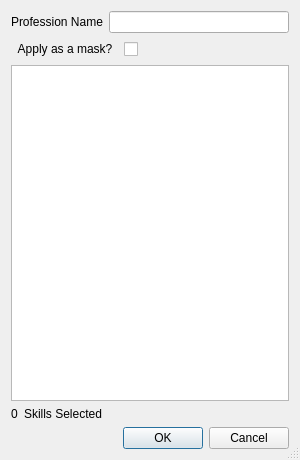
<?xml version="1.0" encoding="UTF-8"?>
<ui version="4.0">
 <class>CustomProfessionEditor</class>
 <widget class="QDialog" name="CustomProfessionEditor">
  <property name="geometry">
   <rect>
    <x>0</x>
    <y>0</y>
    <width>300</width>
    <height>460</height>
   </rect>
  </property>
  <property name="windowTitle">
   <string>Dialog</string>
  </property>
  <property name="windowIcon">
   <iconset resource="../images.qrc">
    <normaloff>:/img/hammer.png</normaloff>:/img/hammer.png</iconset>
  </property>
  <property name="sizeGripEnabled">
   <bool>true</bool>
  </property>
  <layout class="QVBoxLayout" name="verticalLayout">
   <item>
    <layout class="QHBoxLayout" name="horizontalLayout" stretch="1,2">
     <item>
      <widget class="QLabel" name="label">
       <property name="text">
        <string>Profession Name</string>
       </property>
       <property name="buddy">
        <cstring>name_edit</cstring>
       </property>
      </widget>
     </item>
     <item>
      <widget class="QLineEdit" name="name_edit"/>
     </item>
    </layout>
   </item>
   <item>
    <layout class="QHBoxLayout" name="horizontalLayout_4">
     <item>
      <widget class="QCheckBox" name="chk_mask">
       <property name="layoutDirection">
        <enum>Qt::RightToLeft</enum>
       </property>
       <property name="text">
        <string>Apply as a mask?  </string>
       </property>
      </widget>
     </item>
     <item>
      <spacer name="horizontalSpacer_2">
       <property name="orientation">
        <enum>Qt::Horizontal</enum>
       </property>
       <property name="sizeHint" stdset="0">
        <size>
         <width>40</width>
         <height>20</height>
        </size>
       </property>
      </spacer>
     </item>
    </layout>
   </item>
   <item>
    <widget class="QListWidget" name="labor_list">
     <property name="editTriggers">
      <set>QAbstractItemView::NoEditTriggers</set>
     </property>
     <property name="selectionMode">
      <enum>QAbstractItemView::NoSelection</enum>
     </property>
     <property name="uniformItemSizes">
      <bool>true</bool>
     </property>
     <property name="sortingEnabled">
      <bool>false</bool>
     </property>
    </widget>
   </item>
   <item>
    <layout class="QHBoxLayout" name="horizontalLayout_2" stretch="1,100">
     <item>
      <widget class="QLabel" name="lbl_skill_count">
       <property name="text">
        <string>0</string>
       </property>
      </widget>
     </item>
     <item>
      <widget class="QLabel" name="label_2">
       <property name="text">
        <string>Skills Selected</string>
       </property>
      </widget>
     </item>
    </layout>
   </item>
   <item>
    <layout class="QHBoxLayout" name="horizontalLayout_3">
     <item>
      <spacer name="horizontalSpacer">
       <property name="orientation">
        <enum>Qt::Horizontal</enum>
       </property>
       <property name="sizeHint" stdset="0">
        <size>
         <width>40</width>
         <height>20</height>
        </size>
       </property>
      </spacer>
     </item>
     <item>
      <widget class="QDialogButtonBox" name="buttonBox">
       <property name="orientation">
        <enum>Qt::Horizontal</enum>
       </property>
       <property name="standardButtons">
        <set>QDialogButtonBox::Cancel|QDialogButtonBox::Ok</set>
       </property>
      </widget>
     </item>
    </layout>
   </item>
  </layout>
 </widget>
 <tabstops>
  <tabstop>name_edit</tabstop>
  <tabstop>labor_list</tabstop>
  <tabstop>buttonBox</tabstop>
 </tabstops>
 <resources>
  <include location="../images.qrc"/>
 </resources>
 <connections>
  <connection>
   <sender>buttonBox</sender>
   <signal>rejected()</signal>
   <receiver>CustomProfessionEditor</receiver>
   <slot>reject()</slot>
   <hints>
    <hint type="sourcelabel">
     <x>242</x>
     <y>347</y>
    </hint>
    <hint type="destinationlabel">
     <x>267</x>
     <y>274</y>
    </hint>
   </hints>
  </connection>
 </connections>
</ui>
